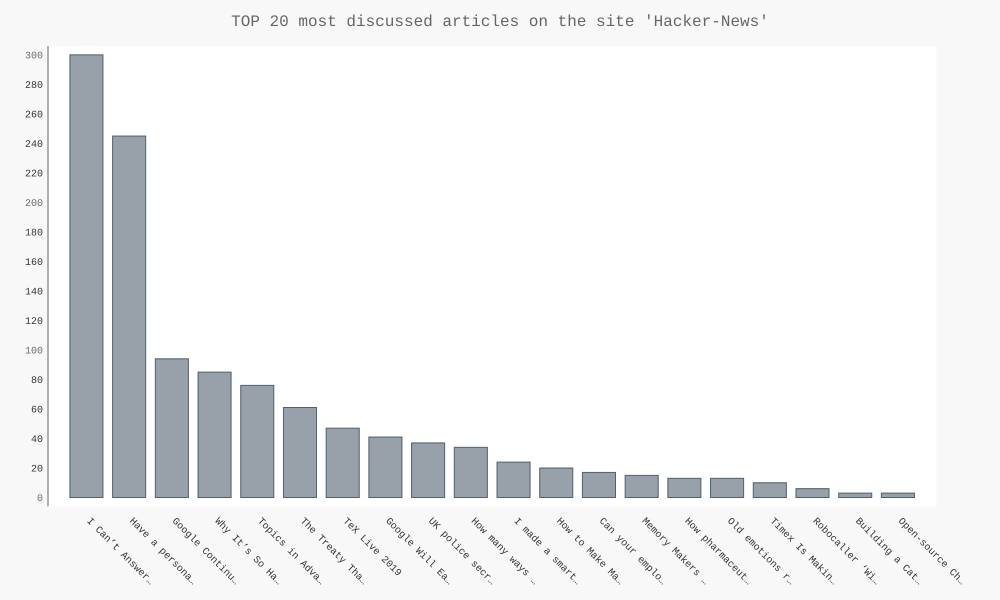

Python code for this plot:
import requests
from operator import itemgetter
import pygal
from pygal.style import LightColorizedStyle as LCS, LightenStyle as LS

url =  'https://hacker-news.firebaseio.com/v0/topstories.json'
r = requests.get(url)
print("Status Code:", r.status_code)
json_r = r.json()

top_list = []
for number_id in json_r[:20]:
	url_2 =  ('https://hacker-news.firebaseio.com/v0/item/' + str(number_id) + '.json')
	r_2 = requests.get(url_2)
	print("Status Code:", r_2.status_code)
	json_r_2 = r_2.json()
	
	dictt = {'title' : json_r_2['title'], 'link' : 'https://news.ycombinator.com/item?id=' + str(number_id), 'comments' : json_r_2.get('descendants', 0)}
	top_list.append(dictt)
	
top_list = sorted(top_list, key=itemgetter('comments'), reverse=True)

titles, plot_dicts = [], []
for dicts in top_list:
	titles.append(dicts['title'])
	plot_dict = {'value' : dicts['comments'], 'xlink' : dicts['link']}
	plot_dicts.append(plot_dict)
	
my_vizual_style = LS('#334455', base_style=LCS)
my_config = pygal.Config()
my_config.x_label_rotation = 45
my_config.show_legend = False
my_config.title_font_size = 24
my_config.label_font_size = 14
my_config.major_label_font_size = 18
my_config.truncate_label = 15
my_config.show_y_guides = False
my_config.width = 1000
diagram = pygal.Bar(my_config, style=my_vizual_style)
diagram.title = "TOP 20 most discussed articles on the site 'Hacker-News'"
diagram.x_labels = titles
diagram.add("", plot_dicts)
diagram.render_to_file('vizual_hacker_news.svg')
